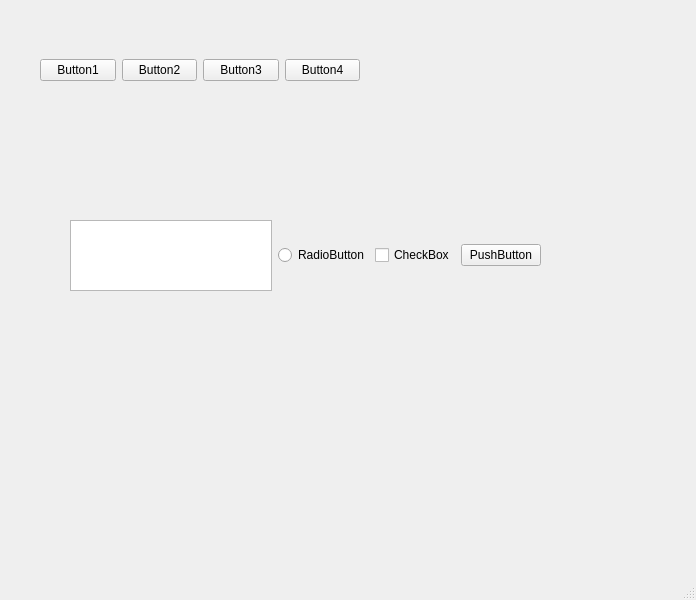
<?xml version="1.0" encoding="UTF-8"?>
<ui version="4.0">
 <class>MainWindow</class>
 <widget class="QMainWindow" name="MainWindow">
  <property name="geometry">
   <rect>
    <x>0</x>
    <y>0</y>
    <width>696</width>
    <height>600</height>
   </rect>
  </property>
  <property name="windowTitle">
   <string>MainWindow</string>
  </property>
  <widget class="QWidget" name="centralwidget">
   <widget class="QWidget" name="horizontalLayoutWidget">
    <property name="geometry">
     <rect>
      <x>70</x>
      <y>220</y>
      <width>471</width>
      <height>71</height>
     </rect>
    </property>
    <layout class="QHBoxLayout" name="horizontalLayout_2">
     <item>
      <widget class="QTreeView" name="treeView"/>
     </item>
     <item>
      <widget class="QRadioButton" name="radioButton">
       <property name="text">
        <string>RadioButton</string>
       </property>
      </widget>
     </item>
     <item>
      <widget class="QCheckBox" name="checkBox">
       <property name="text">
        <string>CheckBox</string>
       </property>
      </widget>
     </item>
     <item>
      <widget class="QPushButton" name="pushButton_5">
       <property name="text">
        <string>PushButton</string>
       </property>
      </widget>
     </item>
    </layout>
   </widget>
   <widget class="QWidget" name="">
    <property name="geometry">
     <rect>
      <x>40</x>
      <y>50</y>
      <width>320</width>
      <height>41</height>
     </rect>
    </property>
    <layout class="QHBoxLayout" name="horizontalLayout">
     <item>
      <widget class="QPushButton" name="pushButton">
       <property name="text">
        <string>Button1</string>
       </property>
      </widget>
     </item>
     <item>
      <widget class="QPushButton" name="pushButton_2">
       <property name="text">
        <string>Button2</string>
       </property>
      </widget>
     </item>
     <item>
      <widget class="QPushButton" name="pushButton_3">
       <property name="text">
        <string>Button3</string>
       </property>
      </widget>
     </item>
     <item>
      <widget class="QPushButton" name="pushButton_4">
       <property name="text">
        <string>Button4</string>
       </property>
      </widget>
     </item>
    </layout>
   </widget>
  </widget>
  <widget class="QMenuBar" name="menubar">
   <property name="geometry">
    <rect>
     <x>0</x>
     <y>0</y>
     <width>696</width>
     <height>23</height>
    </rect>
   </property>
  </widget>
  <widget class="QStatusBar" name="statusbar"/>
 </widget>
 <resources/>
 <connections/>
</ui>
